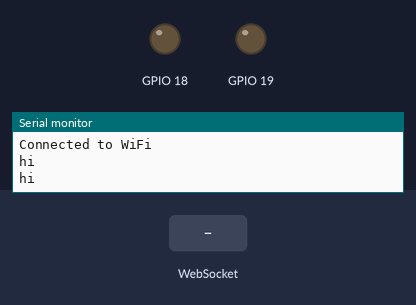
This sketch was run on a simulated ESP32. Parts: output pins drawn as LEDs (lit = HIGH), the last lines printed to the serial monitor. Dashed ring = blinking. The test bench sets the inputs (shaded band). WiFi joins after 1.5 s; servers stay silent unless stated.

Above: at 3.2 s.
3.3 s: WebSocket text "50" received
At 4.1 s:
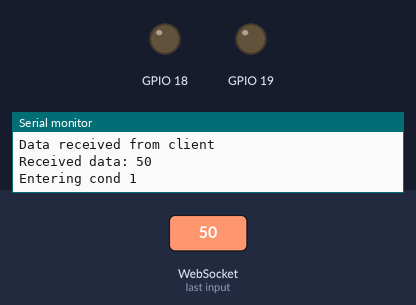
4.8 s: WebSocket text "100" received
At 5.7 s:
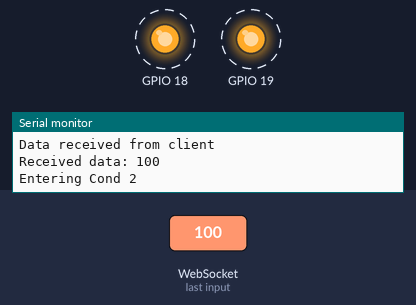
Timing chart, 0 to 7.8 s (numbered marks = the images above; inputs shaded):
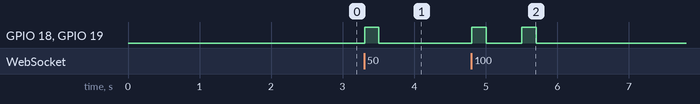

Measured:
- after the input at 3.3 s, GPIO 18, GPIO 19: LOW → HIGH at once, → LOW 0.20 s later
- after the input at 4.8 s, GPIO 18, GPIO 19: alternates HIGH for 0.20 s and LOW for 0.50 s, 4 changes in all, then stays LOW, starting at once

The sketch:

esp_main.ino
```cpp
#include <WiFi.h>
#include <AsyncTCP.h>
#include <ESPAsyncWebServer.h>

const char* ssid = "Aastha";
const char* password = "aastha22";

AsyncWebServer server(80);
AsyncWebSocket ws("/ws");

void setup() {
  pinMode(18, OUTPUT);
  pinMode(19, OUTPUT);
  Serial.begin(115200);
  WiFi.begin(ssid, password);
  while (WiFi.status() != WL_CONNECTED) {
    delay(1000);
    Serial.println("Connecting to WiFi...");
  }
  Serial.println("Connected to WiFi");
  Serial.println("hi");

  ws.onEvent(onWsEvent);
  server.addHandler(&ws);
  Serial.println("hi");

  server.begin();
}

void loop() {
  // Handle WebSocket events
}

void onWsEvent(AsyncWebSocket *server, AsyncWebSocketClient *client, AwsEventType type, void *arg, uint8_t *data, size_t len) {
  Serial.println("hi");
  if (type == WS_EVT_CONNECT) {
    Serial.println("WebSocket client connected");
  }
  else if (type == WS_EVT_DATA) {
    Serial.println("Data received from client");
    String receivedData = String((char*)data);
    Serial.println("Received data: " + receivedData);

    // Here you can perform actions based on the received data
    // For example, you can send a response back to the client
    server->text(client->id(), "Received: " + receivedData);

    if (receivedData == "50") {
      Close();
    }
    else if (receivedData == "100") {
      Far();
    }
  }
}

void Close() {
  //Red light
  Serial.println("Entering cond 1");
  buzz();
}

void Far() {
  Serial.println("Entering Cond 2");
  buzz();
  delay(500);
  buzz();
  Serial.println("Exiting Cond 2");
}

void buzz() {
  digitalWrite(18, HIGH);
  digitalWrite(19, HIGH);
  delay(200);
  digitalWrite(18, LOW);
  digitalWrite(19, LOW);
}
```
